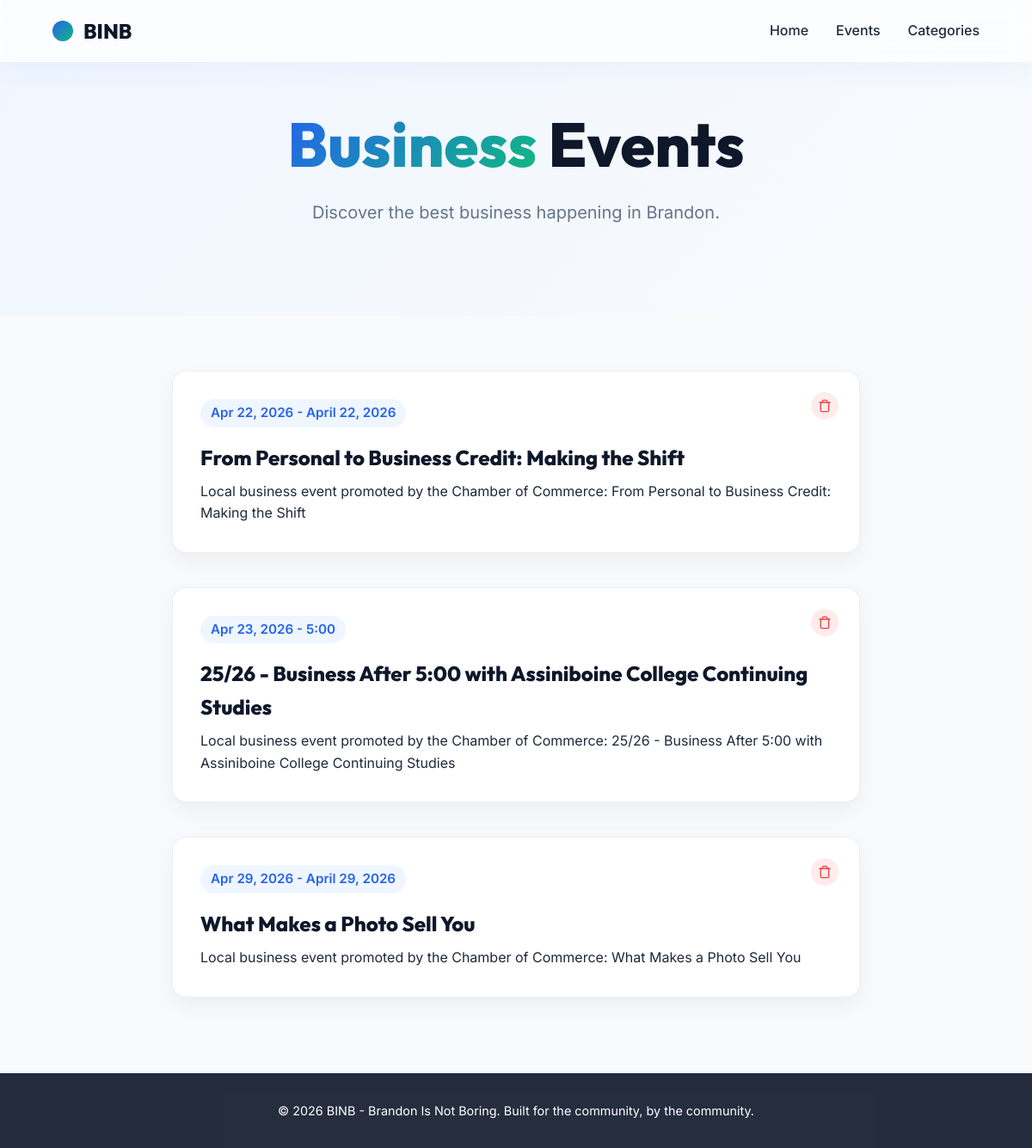
The app's page /category/business with its own data.
### tables this page shows
CREATE TABLE events (
            id INTEGER PRIMARY KEY AUTOINCREMENT,
            title TEXT NOT NULL,
            description TEXT NOT NULL,
            category TEXT NOT NULL,
            date_time TEXT NOT NULL
        );

### app.py (the view)
@app.route('/category/<string:category_name>')
def category(category_name):
    conn = get_db_connection()
    events = conn.execute('SELECT * FROM events WHERE category = ?', (category_name.lower(),)).fetchall()
    conn.close()
    return render_template('category.html', category_name=category_name.capitalize(), events=events)

### app.py (called while the page is built)
def get_db_connection():
    conn = sqlite3.connect('events.db')
    conn.row_factory = sqlite3.Row
    return conn

### templates/category.html (shortened to what this page needs)
<!DOCTYPE html>
<html lang="en">
<head>
    <link rel="stylesheet" href="{{ url_for('static', filename='css/style.css') }}">
</head>
<body>
    <nav class="navbar glass">
        <div class="logo">
            <span class="logo-mark"></span>
            <h1>BINB</h1>
        </div>
        <ul class="nav-links">
            <li><a href="/">Home</a></li>
            <li><a href="/#events">Events</a></li>
            <li><a href="/#categories">Categories</a></li>
        </ul>
    </nav>
    <header class="category-hero">
        <h1 class="hero-title"><span class="gradient-text">{{ category_name }}</span> Events</h1>
        <p class="hero-subtitle">Discover the best {{ category_name.lower() }} happening in Brandon.</p>
    </header>
    <section class="events-container">
        {% if events %}
            <div class="grid" style="grid-template-columns: 1fr; max-width: 800px; gap: 1rem;">
            {% for event in events %}
                <div class="event-card" id="event-{{ event.id }}">
                    <button class="delete-btn" onclick="deleteEvent({{ event.id }})" aria-label="Delete Event">
                    </button>
                    <div class="event-time">{{ event.date_time }}</div>
                    <h3>{{ event.title }}</h3>
                    <p>{{ event.description }}</p>
                </div>
            {% endfor %}
            </div>
        {% endif %}
    </section>
    <footer>
        <p>&copy; 2026 BINB - Brandon Is Not Boring. Built for the community, by the community.</p>
    </footer>
</body>
</html>

### static/css/style.css (style rules this page uses)
:root { --primary-blue: #2563EB; --dark-blue: #0F172A; --light-blue: #EFF6FF; --accent-green: #10B981; --light-green: #D1FAE5; --white: #FFFFFF; --off-white: #F8FAFC; --text-main: #1E293B; --text-muted: #64748B; --radius: 16px; --transition: 0.3s cubic-bezier(0.4, 0, 0.2, 1); }
* { margin: 0; padding: 0; box-sizing: border-box; }
body { font-family: 'Inter', sans-serif; color: var(--text-main); background-color: var(--off-white); line-height: 1.6; overflow-x: hidden; }
h1, h2, h3, .logo h1 { font-family: 'Outfit', sans-serif; font-weight: 800; }
.gradient-text { background: linear-gradient(135deg, var(--primary-blue), var(--accent-green)); -webkit-background-clip: text; -webkit-text-fill-color: transparent; display: inline-block; }
a { text-decoration: none; color: inherit; transition: var(--transition); }
.glass { background: rgba(255, 255, 255, 0.7); backdrop-filter: blur(12px); -webkit-backdrop-filter: blur(12px); border: 1px solid rgba(255, 255, 255, 0.5); box-shadow: 0 8px 32px rgba(37, 99, 235, 0.05); }
.navbar { display: flex; justify-content: space-between; align-items: center; padding: 1rem 5%; position: fixed; top: 0; left: 0; right: 0; z-index: 1000; }
.logo { display: flex; align-items: center; gap: 0.75rem; }
.logo-mark { width: 24px; height: 24px; background: linear-gradient(135deg, var(--primary-blue), var(--accent-green)); border-radius: 50%; }
.logo h1 { font-size: 1.5rem; color: var(--dark-blue); }
.nav-links { list-style: none; display: flex; align-items: center; gap: 2rem; font-weight: 500; }
.hero-title { font-size: 4.5rem; line-height: 1.1; color: var(--dark-blue); margin-bottom: 1.5rem; }
.hero-subtitle { font-size: 1.25rem; color: var(--text-muted); margin-bottom: 2.5rem; }
.grid { display: grid; grid-template-columns: repeat(auto-fit, minmax(240px, 1fr)); gap: 2rem; max-width: 1200px; margin: 0 auto; }
footer { text-align: center; padding: 2rem; background: var(--dark-blue); color: var(--white); font-size: 0.9rem; opacity: 0.9; }

### templates/category.html (style rules this page uses)
.category-hero { padding: 8rem 5% 4rem; text-align: center; background: linear-gradient(135deg, var(--light-blue), var(--off-white)); }
.events-container { padding: 4rem 5%; max-width: 1200px; margin: 0 auto; }
.event-card { background: var(--white); border-radius: var(--radius); padding: 2rem; margin-bottom: 1.5rem; box-shadow: 0 10px 30px rgba(0,0,0,0.05); border: 1px solid rgba(37, 99, 235, 0.1); transition: var(--transition); display: block; position: relative; }
.delete-btn { position: absolute; top: 1.5rem; right: 1.5rem; background: rgba(239, 68, 68, 0.1); border: none; color: #ef4444; width: 32px; height: 32px; border-radius: 50%; display: flex; align-items: center; justify-content: center; cursor: pointer; transition: var(--transition); }
.event-card h3 { font-size: 1.5rem; color: var(--dark-blue); margin-bottom: 0.5rem; }
.event-time { font-weight: 600; color: var(--primary-blue); margin-bottom: 1rem; font-size: 0.95rem; display: inline-block; background: var(--light-blue); padding: 0.25rem 0.75rem; border-radius: 99px; }

### records on screen
events: date_time "Apr 22, 2026 - April 22, 2026", title "From Personal to Business Credit: Making the Shift", description "Local business event promoted by the Chamber of Commerce: From Personal to Business Credit: Making the Shift"
events: date_time "Apr 23, 2026 - 5:00", title "25/26 - Business After 5:00 with Assiniboine College Continuing Studies", description "Local business event promoted by the Chamber of Commerce: 25/26 - Business After 5:00 with Assiniboine College Continuing Studies"
events: date_time "Apr 29, 2026 - April 29, 2026", title "What Makes a Photo Sell You", description "Local business event promoted by the Chamber of Commerce: What Makes a Photo Sell You"

### other values on screen
{{ category_name }} "Business"
{{ category_name.lower() }} "business"
